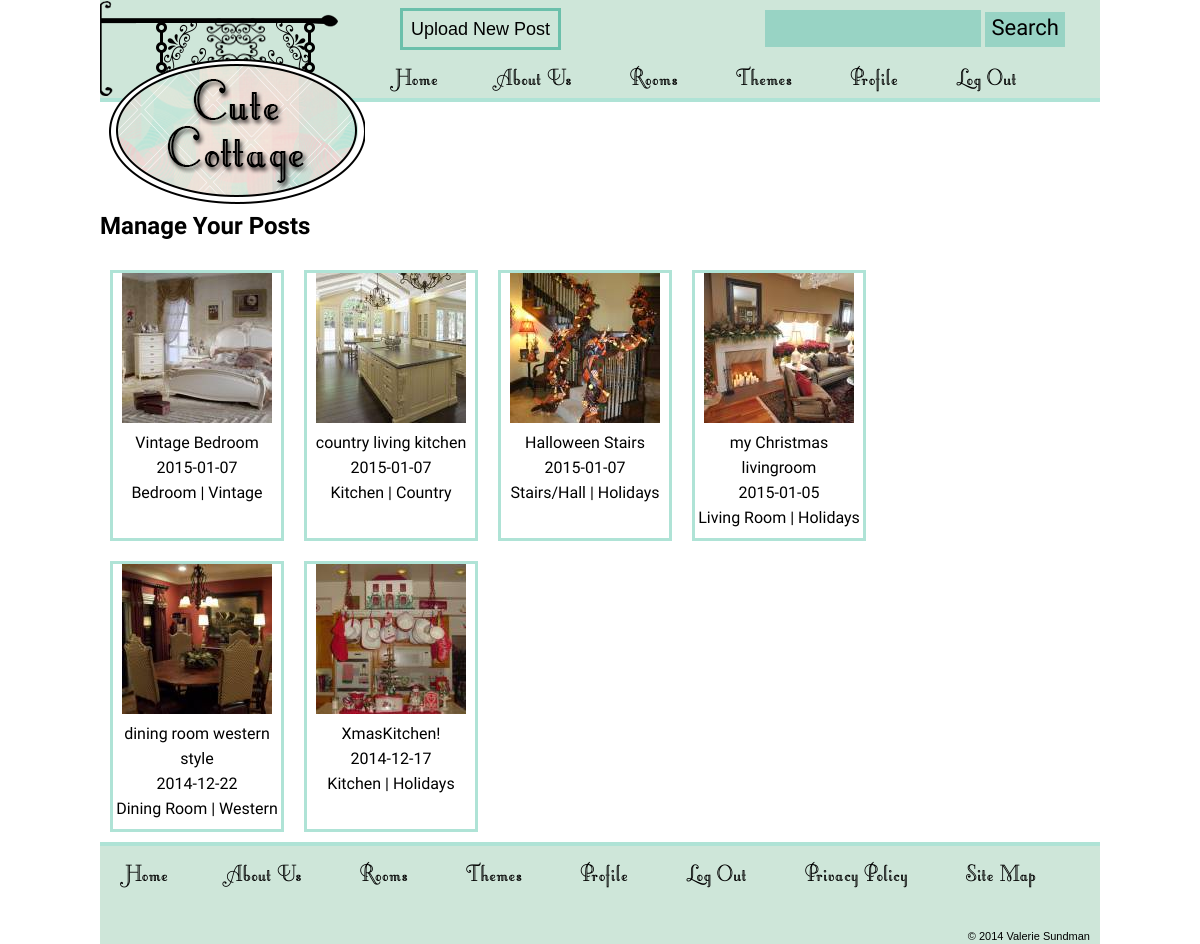
/manage-posts.php (signed in), run on the app's committed database.
### tables this page shows
CREATE TABLE IF NOT EXISTS `posts` (
  `post_id` smallint(6) NOT NULL AUTO_INCREMENT,
  `title` varchar(40) NOT NULL,
  `user_id` smallint(6) NOT NULL,
  `description` varchar(250) NOT NULL,
  `date` date NOT NULL,
  `theme_id` smallint(6) NOT NULL,
  `room_id` smallint(6) NOT NULL,
  `weeklydecor` tinyint(1) NOT NULL,
  `image_key` varchar(40) NOT NULL,
  PRIMARY KEY (`post_id`)
);

CREATE TABLE IF NOT EXISTS `rooms` (
  `room_id` smallint(6) NOT NULL AUTO_INCREMENT,
  `name` varchar(25) NOT NULL,
  PRIMARY KEY (`room_id`)
);

CREATE TABLE IF NOT EXISTS `themes` (
  `theme_id` smallint(6) NOT NULL AUTO_INCREMENT,
  `name` varchar(25) NOT NULL,
  PRIMARY KEY (`theme_id`)
);

### includes/security-check.php (called while the page is built, shortened)
<?php
	$user_id = $_SESSION['user_id'];

### includes/functions.php (called while the page is built, shortened)
		<?php
function uploaded_image_path($key, $size_name = 'thumb_img', $is_path = true){
	if($is_path){
		return SITE_PATH . 'uploads/' .$key . '_' . $size_name . '.jpg';
	}else{
		return SITE_URL . 'uploads/' .$key . '_' . $size_name . '.jpg';
	}
}

### manage-posts.php (the view)
<?php require('includes/header.php');
	require('includes/security-check.php');
?>
<main id="main">
	<section>
		<h2>Manage Your Posts</h2>
		<?php
			$query = "SELECT posts.post_id, posts.date, posts.title, posts.image_key, themes.name AS theme, rooms.name AS room
					  FROM posts, themes, rooms
					  WHERE posts.user_id = $user_id
					  AND posts.theme_id = themes.theme_id
					  AND posts.room_id = rooms.room_id
					  ORDER BY posts.date DESC ";
		$result = $db->query($query);
		if($result->num_rows >= 1){
 while( $row = $result->fetch_assoc() ){
		?>
				<figure class="post">
					<a href="edit-post.php?post_id=<?php echo $row['post_id']; ?>">
						<div class="uploadfeed">
							  	<img src="<?php echo uploaded_image_path( $row['image_key'], 'thumb_img', false); ?>">
								    <br>
							 <?php echo $row['title'] ?> <br>
							 <?php echo $row['date'] ?> <br>
							 <?php echo $row['room'] ?> |
							 <?php echo $row['theme'] ?> <br>
						</div>
					</a>
				</figure>
	</section>
		<?php }
			}
			else{
				echo 'You have not written any posts yet.';
			}
		 ?>
</main>
<?php include('includes/footer.php'); ?>

### css/style.css (style rules this page uses)
body { margin: 0 auto; font-family: sans-serif; max-width: 1000px; }
a { text-decoration: none; color: #000; }
.post { padding: 10px; margin: 0; background-color: #FFF; }
img { max-height: 100%; max-width: 100%; }
figure.post { color: #000; position: relative; background-color: transparent; display: inline; float: left; }
div.uploadfeed { height: 100%; min-height: 265px; width: 168px; border: 3px solid #afe3d6; text-align: center; line-height: 25px; font-family: 'Open Sans Condensed'; }
#main { font-family: 'Open Sans Condensed'; font-weight: normal; width: 960px; }

### data on the page
posts: image_key (picture), title "Vintage Bedroom", date "2015-01-07", room.name "Bedroom", theme.name "Vintage"
posts: image_key (picture), title "country living kitchen", date "2015-01-07", room.name "Kitchen", theme.name "Country"
posts: image_key (picture), title "Halloween Stairs", date "2015-01-07", room.name "Stairs/Hall", theme.name "Holidays"
posts: image_key (picture), title "my Christmas livingroom", date "2015-01-05", room.name "Living Room", theme.name "Holidays"
posts: image_key (picture), title "dining room western style", date "2014-12-22", room.name "Dining Room", theme.name "Western"
posts: image_key (picture), title "XmasKitchen!", date "2014-12-17", room.name "Kitchen", theme.name "Holidays"
